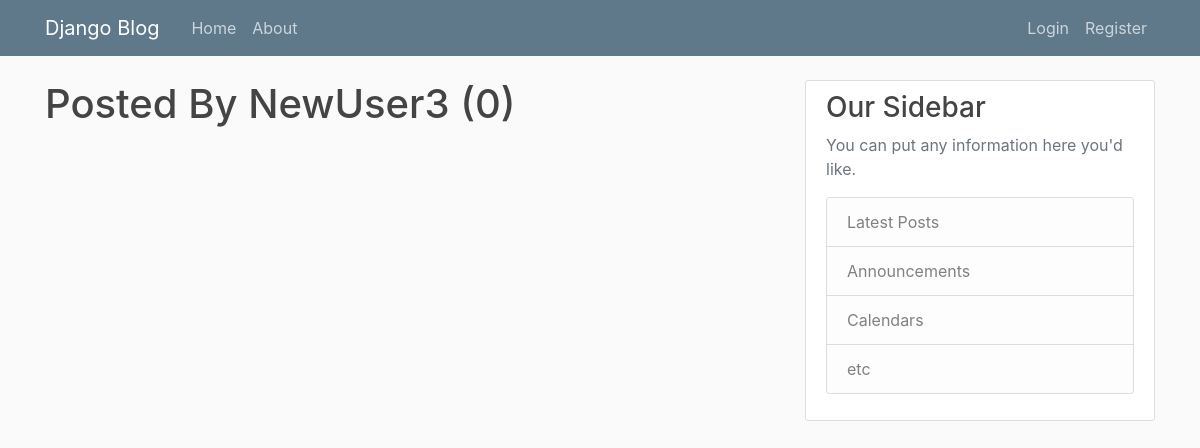
The app's page /user/NewUser3/, older data.
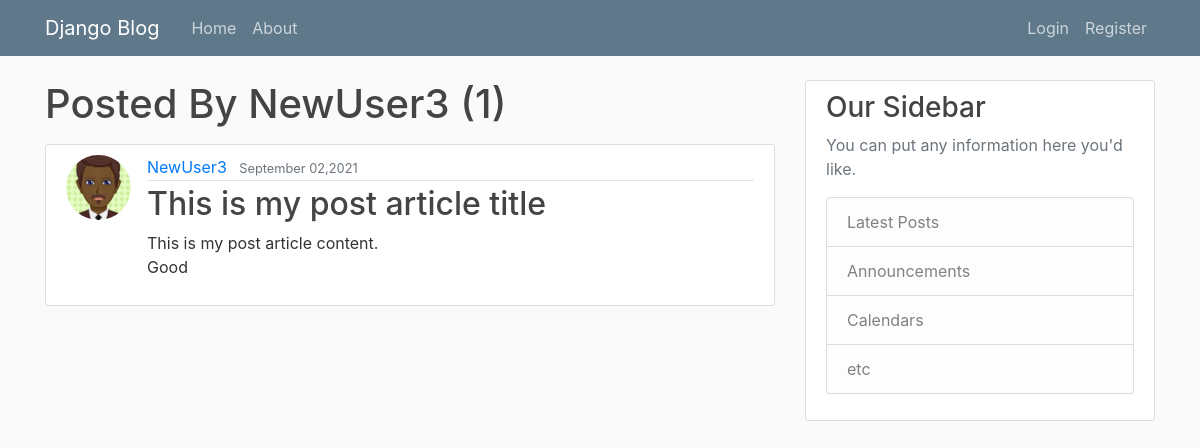
The same page, newer data.
### blog/models.py (models this page shows, shortened)
class Post(models.Model):
    title = models.CharField(max_length=100)
    content = models.TextField()
    date_posted = models.DateTimeField(default=timezone.now)
    author = models.ForeignKey(User, on_delete=models.CASCADE)

### users/models.py (models this page shows, shortened)
class Profile(models.Model):
    user = models.OneToOneField(User, on_delete=models.CASCADE)
    image = models.ImageField(default='default.png', upload_to='profile_pics')

### blog/views.py (the view)
# urls.py: path('user/<str:username>/', UserPostListView.as_view(), name='user-posts'),
class UserPostListView(ListView):
    model = Post
    template_name = 'blog/user_posts.html'
    context_object_name = 'posts'
    paginate_by = 5   # built-in attribute in ListView
    def get_queryset(self):
        user = get_object_or_404(User, username=self.kwargs.get('username'))
        return Post.objects.filter(author=user).order_by('-date_posted')

### blog/templates/blog/user_posts.html (shortened to what this page needs)
{% extends "blog/base.html" %}
{% block content%}
  <h1 class="mb-3">Posted By {{ view.kwargs.username}} ({{page_obj.paginator.count}})</h1>
  {% for post in posts %}
    <article class="media content-section">
      <img src="{{ post.author.profile.image.url }}" alt="" class="article-img rounded-circle">
      <div class="media-body">
        <div class="article-metadata">
          <a class="mr-2" href="{% url 'blog:user-posts' post.author.username%}">{{ post.author }}</a>
          <small class="text-muted">{{ post.date_posted|date:"F d,Y" }}</small>
        </div>
        <h2><a class="article-title" href="{% url 'blog:post-detail' post.id %}">{{ post.title }}</a></h2>
        <p class="article-content">{{ post.content }}</p>
      </div>
    </article>
  {% endfor %}
{% endblock content%}

Row changes from the older to the newer data that the page shows:
added Post: author.profile.image (placeholder picture), author "NewUser3", date_posted "September 02,2021", title "This is my post article title", content "This is my post article content. Good"
Text that changed along with them:
{{ page_obj.paginator.count }}: "0" → "1"
